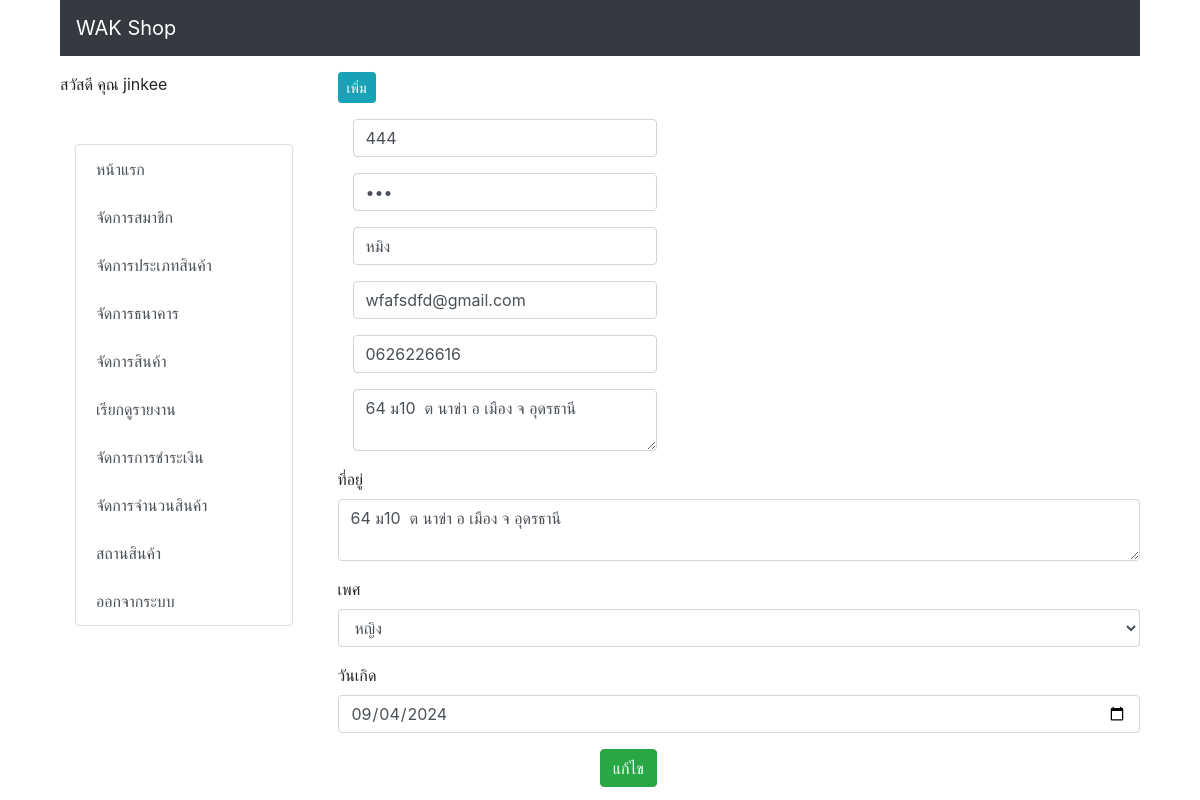
/backend/member.php?act=edit&ID=35 (signed in), run on the app's committed database.
### tables this page shows
CREATE TABLE `tbl_member` (
  `member_id` int(11) NOT NULL,
  `m_user` varchar(20) NOT NULL,
  `m_pass` varchar(20) NOT NULL,
  `m_name` varchar(100) NOT NULL,
  `m_gender` varchar(10) NOT NULL,
  `m_email` varchar(100) NOT NULL,
  `m_tel` varchar(20) NOT NULL,
  `m_address` varchar(200) NOT NULL,
  `birth_date` date NOT NULL DEFAULT current_timestamp(),
  `date_save` timestamp NOT NULL DEFAULT current_timestamp()
);

### backend/member_form_edit.php (the view, shortened to what this page needs)
<?php
include('con_db.php');
$member_id = $_REQUEST["ID"];
$sql = "SELECT * FROM tbl_member WHERE member_id='$member_id'";
$result = mysqli_query($conn, $sql) or die("Error in query: $sql " . mysqli_error($conn));
$row = mysqli_fetch_array($result);
extract($row);
?>
<?php include('h.php'); ?>
<form name="register" action="member_form_edit_db.php" method="POST" class="form-horizontal">
    <div class="form-group">
        <div class="col-sm-5" align="left">
            <input name="m_user" type="text" required class="form-control" id="m_user" value="<?php echo $m_user;?>" placeholder="Username" pattern="^[a-zA-Z0-9]+$" title="ภาษาอังกฤษหรือตัวเลขเท่านั้น" minlength="2" />
        </div>
    </div>
    <div class="form-group">
        <div class="col-sm-5" align="left">
            <input name="m_pass" type="password" required class="form-control" id="m_pass" value="<?php echo $m_pass;?>" placeholder="Password" pattern="^[a-zA-Z0-9]+$" minlength="2" />
        </div>
    </div>
    <div class="form-group">
        <div class="col-sm-5" align="left">
            <input name="m_name" type="text" required class="form-control" id="m_name" value="<?php echo $m_name;?>" placeholder="ชื่อ-สกุล" />
        </div>
    </div>
    <div class="form-group">
        <div class="col-sm-5" align="left">
            <input name="m_email" type="email" class="form-control" id="m_email" value="<?php echo $m_email;?>" placeholder="อีเมล์ name@hotmail.com"/>
        </div>
    </div>
    <div class="form-group">
        <div class="col-sm-5" align="left">
            <input name="m_tel" type="text" class="form-control" id="m_tel" value="<?php echo $m_tel;?>" placeholder="เบอร์โทร ตัวเลขเท่านั้น" />
        </div>
    </div>
    <div class="form-group">
        <div class="col-sm-5" align="left">
            <textarea name="m_address" class="form-control" id="m_address" required><?php echo $m_address; ?></textarea>
        </div>
    </div>
    <div class="form-group">
                    <label for="m_address">ที่อยู่</label>
                    <textarea name="m_address" class="form-control" id="m_address" required><?php echo $m_address; ?></textarea>
                </div>
                <div class="form-group">
                    <label for="m_gender">เพศ</label>
                    <select name="m_gender" class="form-control" id="m_gender" required>
                        <option value="female" <?php if($m_gender == 'female') echo 'selected'; ?>>หญิง</option>
                    </select>
                </div>
                <div class="form-group">
                    <label for="birth_date">วันเกิด</label>
                    <input name="birth_date" type="date" class="form-control" id="birth_date" value="<?php echo $birth_date; ?>" required />
                </div>
    <div class="form-group">
        <div class="col-sm-5" align="right">
            <button type="submit" class="btn btn-success" id="btn"><span class="glyphicon glyphicon-ok"></span> แก้ไข</button>
        </div>
    </div>
</form>

### backend/navbar.php (style rules this page uses)
html, body { height:100%px; margin: 3; padding: 0; }

### data on the page
tbl_member: m_user "444", m_name "หมิง", m_email "wfafsdfd@gmail.com", m_tel "0626226616", m_address "64 ม10 ต นาข่า อ เมือง จ อุดรธานี", m_gender "หญิง", birth_date "09/04/2024"

### other printed values
$a_name "jinkee"
